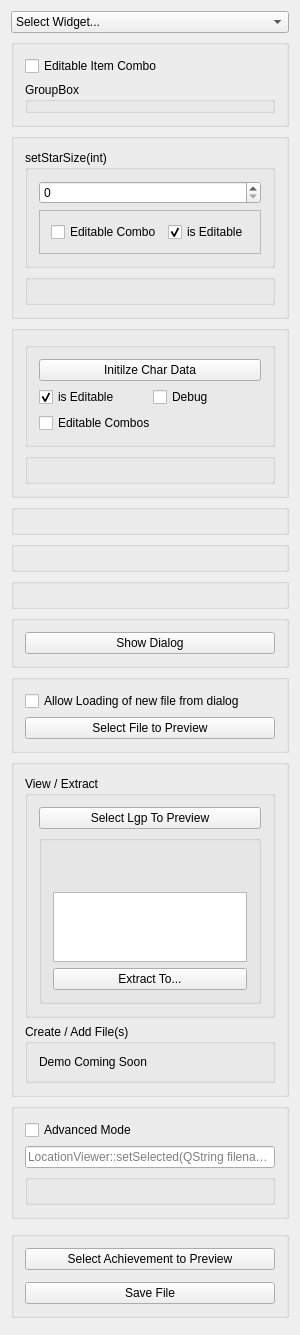
<?xml version="1.0" encoding="UTF-8"?>
<ui version="4.0">
 <class>MainWindow</class>
 <widget class="QMainWindow" name="MainWindow">
  <property name="geometry">
   <rect>
    <x>0</x>
    <y>0</y>
    <width>99</width>
    <height>36</height>
   </rect>
  </property>
  <property name="sizePolicy">
   <sizepolicy hsizetype="Ignored" vsizetype="Ignored">
    <horstretch>0</horstretch>
    <verstretch>0</verstretch>
   </sizepolicy>
  </property>
  <property name="windowTitle">
   <string>FF7tk Widget Demo</string>
  </property>
  <widget class="QWidget" name="centralWidget">
   <layout class="QVBoxLayout" name="verticalLayout_14">
    <item>
     <widget class="QComboBox" name="combo_widget">
      <item>
       <property name="text">
        <string>Select Widget...</string>
       </property>
      </item>
      <item>
       <property name="text">
        <string>OptionsWidget</string>
       </property>
      </item>
      <item>
       <property name="text">
        <string>Materia Editor</string>
       </property>
      </item>
      <item>
       <property name="text">
        <string>ItemList</string>
       </property>
      </item>
      <item>
       <property name="text">
        <string>CharEditor</string>
       </property>
      </item>
      <item>
       <property name="text">
        <string>MetaData Creator</string>
       </property>
      </item>
      <item>
       <property name="text">
        <string>SlotSelect</string>
       </property>
      </item>
      <item>
       <property name="text">
        <string>PhsListWidget</string>
       </property>
      </item>
      <item>
       <property name="text">
        <string>MenuListWidget</string>
       </property>
      </item>
      <item>
       <property name="text">
        <string>Lgp Utility</string>
       </property>
      </item>
      <item>
       <property name="text">
        <string>LocationViewer</string>
       </property>
      </item>
      <item>
       <property name="text">
        <string>ChocoboManager</string>
       </property>
      </item>
      <item>
       <property name="text">
        <string>AchievementEditor</string>
       </property>
      </item>
      <item>
       <property name="text">
        <string>CharManager</string>
       </property>
      </item>
     </widget>
    </item>
    <item>
     <widget class="QGroupBox" name="item_list_box">
      <property name="title">
       <string/>
      </property>
      <layout class="QVBoxLayout" name="verticalLayout_11">
       <item>
        <widget class="QCheckBox" name="checkBox_4">
         <property name="text">
          <string>Editable Item Combo</string>
         </property>
        </widget>
       </item>
       <item>
        <widget class="QGroupBox" name="itemList_box">
         <property name="title">
          <string>GroupBox</string>
         </property>
        </widget>
       </item>
      </layout>
     </widget>
    </item>
    <item>
     <widget class="QGroupBox" name="materia_editor_box">
      <property name="sizePolicy">
       <sizepolicy hsizetype="Preferred" vsizetype="Minimum">
        <horstretch>0</horstretch>
        <verstretch>0</verstretch>
       </sizepolicy>
      </property>
      <property name="maximumSize">
       <size>
        <width>16777215</width>
        <height>16777215</height>
       </size>
      </property>
      <property name="title">
       <string/>
      </property>
      <layout class="QVBoxLayout" name="verticalLayout_3">
       <item>
        <widget class="QGroupBox" name="groupBox">
         <property name="title">
          <string>setStarSize(int)</string>
         </property>
         <layout class="QVBoxLayout" name="verticalLayout_4">
          <item>
           <widget class="QSpinBox" name="sb_materia_editor_setStarSize">
            <property name="maximum">
             <number>128</number>
            </property>
           </widget>
          </item>
          <item>
           <widget class="QFrame" name="frame">
            <property name="frameShape">
             <enum>QFrame::StyledPanel</enum>
            </property>
            <property name="frameShadow">
             <enum>QFrame::Raised</enum>
            </property>
            <layout class="QHBoxLayout" name="horizontalLayout_3">
             <item>
              <widget class="QCheckBox" name="cbEditableMateriaCombos">
               <property name="text">
                <string>Editable Combo</string>
               </property>
              </widget>
             </item>
             <item>
              <widget class="QCheckBox" name="cb_materia_editor_setEditable">
               <property name="text">
                <string>is Editable</string>
               </property>
               <property name="checked">
                <bool>true</bool>
               </property>
              </widget>
             </item>
            </layout>
           </widget>
          </item>
         </layout>
        </widget>
       </item>
       <item>
        <widget class="QGroupBox" name="editor_box">
         <property name="title">
          <string/>
         </property>
        </widget>
       </item>
      </layout>
     </widget>
    </item>
    <item>
     <widget class="QGroupBox" name="char_editor_box">
      <property name="title">
       <string/>
      </property>
      <layout class="QVBoxLayout" name="verticalLayout_6">
       <item>
        <widget class="QGroupBox" name="groupBox_2">
         <property name="title">
          <string/>
         </property>
         <layout class="QVBoxLayout" name="verticalLayout_7">
          <item>
           <widget class="QPushButton" name="pushButton">
            <property name="text">
             <string>Initilze Char Data</string>
            </property>
           </widget>
          </item>
          <item>
           <layout class="QHBoxLayout" name="horizontalLayout">
            <item>
             <widget class="QCheckBox" name="cb_charEditor">
              <property name="text">
               <string>is Editable</string>
              </property>
              <property name="checked">
               <bool>true</bool>
              </property>
             </widget>
            </item>
            <item>
             <widget class="QCheckBox" name="checkBox">
              <property name="text">
               <string>Debug</string>
              </property>
             </widget>
            </item>
           </layout>
          </item>
          <item>
           <widget class="QCheckBox" name="checkBox_3">
            <property name="text">
             <string>Editable Combos </string>
            </property>
           </widget>
          </item>
         </layout>
        </widget>
       </item>
       <item>
        <widget class="QGroupBox" name="charEditor_box">
         <property name="title">
          <string/>
         </property>
        </widget>
       </item>
      </layout>
     </widget>
    </item>
    <item>
     <widget class="QGroupBox" name="phsListBox">
      <property name="title">
       <string/>
      </property>
     </widget>
    </item>
    <item>
     <widget class="QGroupBox" name="menuListBox">
      <property name="title">
       <string/>
      </property>
     </widget>
    </item>
    <item>
     <widget class="QGroupBox" name="dialog_preview_box">
      <property name="title">
       <string/>
      </property>
     </widget>
    </item>
    <item>
     <widget class="QGroupBox" name="metadata_box">
      <property name="enabled">
       <bool>true</bool>
      </property>
      <property name="title">
       <string/>
      </property>
      <layout class="QVBoxLayout" name="verticalLayout">
       <item>
        <widget class="QPushButton" name="btn_showmetaData">
         <property name="text">
          <string>Show Dialog</string>
         </property>
        </widget>
       </item>
      </layout>
     </widget>
    </item>
    <item>
     <widget class="QGroupBox" name="slotSelect_Box">
      <property name="enabled">
       <bool>true</bool>
      </property>
      <property name="title">
       <string/>
      </property>
      <layout class="QVBoxLayout" name="verticalLayout_2">
       <item>
        <widget class="QCheckBox" name="cbShowLoad">
         <property name="text">
          <string>Allow Loading of new file from dialog</string>
         </property>
        </widget>
       </item>
       <item>
        <widget class="QPushButton" name="btn_slotSelect">
         <property name="text">
          <string>Select File to Preview</string>
         </property>
        </widget>
       </item>
      </layout>
     </widget>
    </item>
    <item>
     <widget class="QGroupBox" name="lgp_Box">
      <property name="title">
       <string/>
      </property>
      <layout class="QVBoxLayout" name="verticalLayout_10">
       <item>
        <widget class="QGroupBox" name="groupBox_3">
         <property name="title">
          <string>View / Extract</string>
         </property>
         <layout class="QVBoxLayout" name="verticalLayout_8">
          <item>
           <widget class="QPushButton" name="btn_lgpSelect">
            <property name="text">
             <string>Select Lgp To Preview</string>
            </property>
           </widget>
          </item>
          <item>
           <widget class="QGroupBox" name="groupLgpView">
            <property name="title">
             <string/>
            </property>
            <layout class="QVBoxLayout" name="verticalLayout_5">
             <item>
              <widget class="QLabel" name="lblLgpCompany">
               <property name="text">
                <string/>
               </property>
              </widget>
             </item>
             <item>
              <widget class="QLabel" name="lblLgpProduct">
               <property name="text">
                <string/>
               </property>
              </widget>
             </item>
             <item>
              <widget class="QListWidget" name="listLgpFile"/>
             </item>
             <item>
              <widget class="QPushButton" name="btnExtractLgp">
               <property name="text">
                <string>Extract To...</string>
               </property>
              </widget>
             </item>
            </layout>
           </widget>
          </item>
         </layout>
        </widget>
       </item>
       <item>
        <widget class="QGroupBox" name="groupBox_4">
         <property name="title">
          <string>Create / Add File(s)</string>
         </property>
         <layout class="QVBoxLayout" name="verticalLayout_9">
          <item>
           <widget class="QLabel" name="label">
            <property name="text">
             <string>Demo Coming Soon</string>
            </property>
           </widget>
          </item>
         </layout>
        </widget>
       </item>
      </layout>
     </widget>
    </item>
    <item>
     <widget class="QGroupBox" name="locListBox">
      <property name="title">
       <string/>
      </property>
      <layout class="QVBoxLayout" name="verticalLayout_12">
       <item>
        <widget class="QCheckBox" name="checkBox_2">
         <property name="text">
          <string>Advanced Mode</string>
         </property>
        </widget>
       </item>
       <item>
        <widget class="QLineEdit" name="lineEdit">
         <property name="placeholderText">
          <string>LocationViewer::setSelected(QString filename)</string>
         </property>
        </widget>
       </item>
       <item>
        <widget class="QGroupBox" name="innerLocBox">
         <property name="title">
          <string/>
         </property>
        </widget>
       </item>
      </layout>
     </widget>
    </item>
    <item>
     <widget class="QFrame" name="ChocoboManagerBox"/>
    </item>
    <item>
     <widget class="QGroupBox" name="AchievementEditor_Box">
      <property name="enabled">
       <bool>true</bool>
      </property>
      <property name="title">
       <string/>
      </property>
      <layout class="QVBoxLayout" name="verticalLayout_13">
       <item>
        <widget class="QPushButton" name="btn_loadAchievement">
         <property name="text">
          <string>Select Achievement to Preview</string>
         </property>
        </widget>
       </item>
       <item>
        <widget class="QFrame" name="achievementEditor_Frame">
         <property name="frameShape">
          <enum>QFrame::StyledPanel</enum>
         </property>
         <property name="frameShadow">
          <enum>QFrame::Raised</enum>
         </property>
        </widget>
       </item>
       <item>
        <widget class="QPushButton" name="btn_saveAchievement">
         <property name="text">
          <string>Save File</string>
         </property>
        </widget>
       </item>
      </layout>
     </widget>
    </item>
    <item>
     <widget class="QFrame" name="CharManager_Box">
      <property name="frameShape">
       <enum>QFrame::StyledPanel</enum>
      </property>
      <property name="frameShadow">
       <enum>QFrame::Raised</enum>
      </property>
     </widget>
    </item>
   </layout>
  </widget>
 </widget>
 <layoutdefault spacing="6" margin="11"/>
 <resources/>
 <connections/>
</ui>
